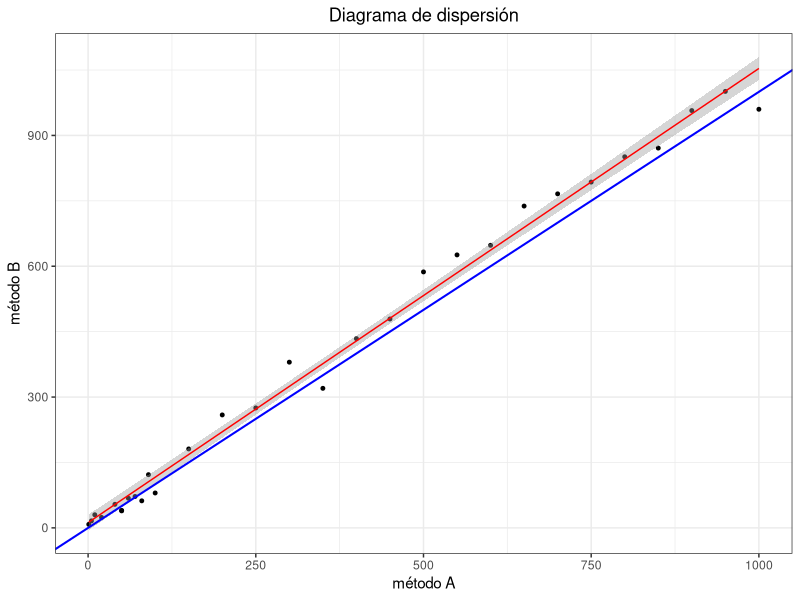
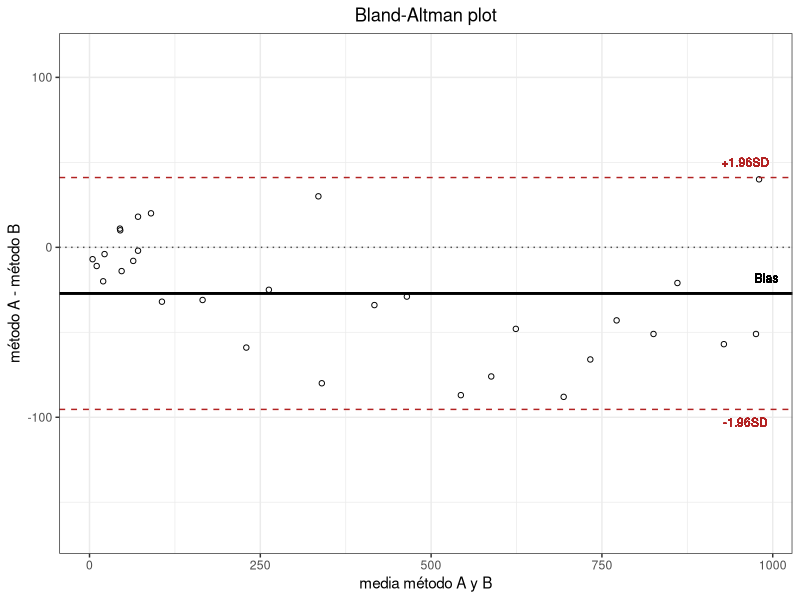
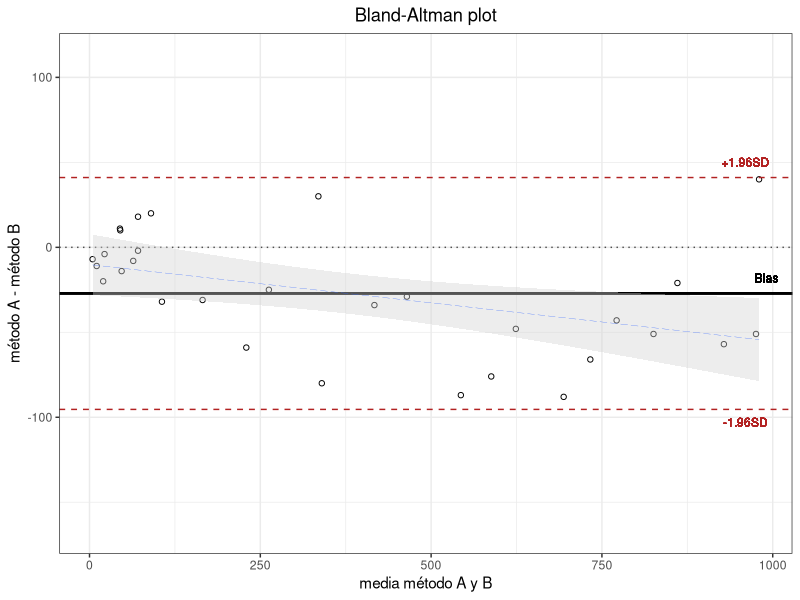
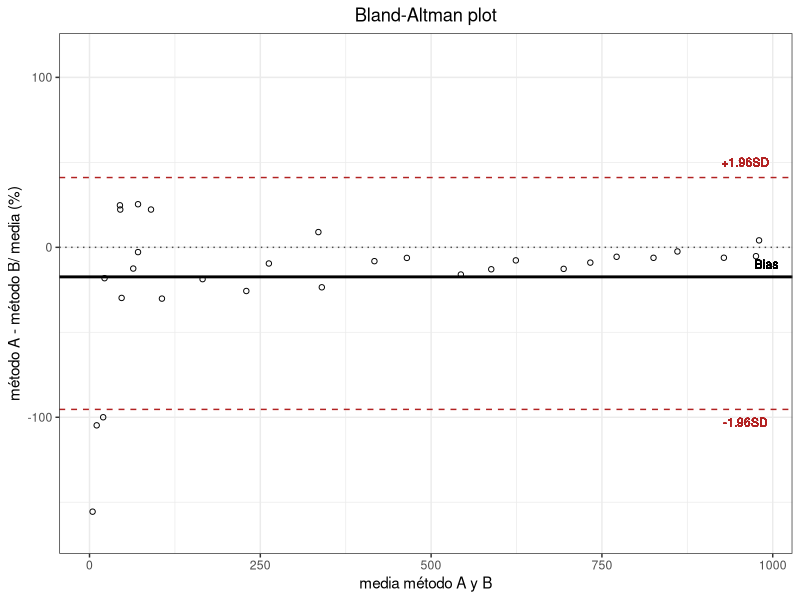

These charts were generated, in order, by the following R code:
## ---- chunk 1
knitr::opts_chunk$set(echo = TRUE)
## ---- chunk 2
## Creamos el archivo de los outputs
sink(file = "OUTPUTS.txt")

# Creamos una base dedatos hipotetica, tomando como ejemplo la base de la fuente dada:

## Creamos dos vectores con 30 datos cada uno
metodo_A <- c (1, 5, 10, 20, 50, 40, 50, 60, 70, 80, 90, 100, 150, 200, 250, 
               300, 350, 400, 450, 500, 550, 600, 650, 700, 750, 800, 850, 900,
               950, 1000)

metodo_B <- c (8, 16, 30, 24, 39, 54, 40, 68, 72, 62, 122, 80, 181, 259, 275, 
               380, 320, 434, 479, 587, 626, 648, 738, 766, 793, 851, 871, 957, 
               1001, 960)

## Creamos un vector de la difernccia de las obseraciones
diferencia <- metodo_A - metodo_B

## Creamos un vector de la media de las obseraciones
media <- (metodo_A + metodo_B) / 2

## Creamos un vector de la proporcion en porcentaje de las obseraciones
porcentaje <- ((diferencia / media) * 100)

## Creamos un data.frame con los vectores anteriores
datos <- data.frame(metodo_A, metodo_B, diferencia, media, porcentaje)

## Creamos unos estadisticos de la base de datos
summary(datos)
## ---- chunk 3
#Como primer paso, inspeccionamos nuestros datos mediante la representación de un diagrama de dispersión:
library(ggplot2)

# Diagrama de dispersión con bisectriz y modelo lineal de los datos

png(filename = "DiagramaDeDispercion.png")

diagdis <- ggplot(data = datos, mapping = aes(x = metodo_A, y = metodo_B)) +
  geom_point(color = "black", size = 1) +
  labs(title = "Diagrama de dispersión", x = "método A", y = "método B") +
  geom_smooth(method = "lm", se = TRUE, color = "red", lwd = 0.5) +
  geom_abline(intercept = 0, slope = 1, lwd = 0.7, col = "blue") +
  theme(axis.line = element_line(colour = "black"), 
        panel.grid.major = element_blank(), 
        panel.grid.minor = element_blank(), 
        panel.border = element_blank(), 
        panel.background = element_blank()) +
  theme_bw() + theme(plot.title = element_text(hjust = 0.5)) 

diagdis

dev.off()


# Coeficiente de correlación 
cor.test(datos$metodo_A, datos$metodo_B, method = "pearson")

#El coeficiente de correlación de Pearson muestra una fuerte asociación positiva entre los valores obtenidos por el método A y B (r = 0.996, 95% CI = 0.991-0.998, p-value < 0.001). Sin embargo, una alta correlación no es necesariamente sinónimo de concordancia entre métodos, puesto que evalúa la relación y no la diferencia.


# Modelo lineal de los datos
modelo_lineal <- lm(formula = metodo_B ~ metodo_A, data = datos)
summary(modelo_lineal)


# Intervalos de confianza (CI) de los parámetros del modelo lineal
confint(modelo_lineal, level = 0.95)

# la recta de regresión y=1.04x+12.02 tiene una pendiente de 1.04, lo cual podría evaluarse como una buena concordancia entre métodos. En este caso la pendiente indica que el método B sobreestima al A. Además, los datos muestran una dispersión muy cercana a la bisectriz (pero no sobre ella), lo cual también sugiere la existencia de un pequeño nivel de discrepancia entre los métodos.


## ---- chunk 4
# Obtención del gráfico Bland-Altman.
"Para obtener el dato, podemos hacerlo de dos maneras:
1. Manual
2. Automatico"

## Metodo Manual
png(filename = "BA_plot.png")

BA_plot <- ggplot(data = datos, aes(x = media, y = diferencia)) +
  geom_point(pch = 1, size = 1.5, col = "black") +
  labs(title = "Bland-Altman plot", x = "media método A y B",
       y = "método A - método B") +
  ylim(mean(datos$diferencia) - 4 * sd(datos$diferencia),
       mean(datos$diferencia) + 4 * sd(diferencia)) +
  # Línea de bias
  geom_hline(yintercept = mean(datos$diferencia), lwd = 1) +
  # Línea en y=0
  geom_hline(yintercept = 0, lty = 3, col = "grey30") +
  # Limites de "Agreement"
  geom_hline(yintercept = mean(datos$diferencia) +
               1.96 * sd(datos$diferencia), 
               lty = 2, col = "firebrick") +
  geom_hline(yintercept = mean(datos$diferencia) -
               1.96 * sd(datos$diferencia), 
             lty = 2, col = "firebrick") +
  theme(panel.grid.major = element_blank(), 
        panel.grid.minor = element_blank()) +
  geom_text(label = "Bias", x = 991, y = -18, size = 3, 
            colour = "black") +
  geom_text(label = "+1.96SD", x = 960, y = 50, size = 3, 
            colour = "firebrick") +
  geom_text(label = "-1.96SD", x = 960, y = -103, size = 3, 
            colour = "firebrick") +
  theme_bw() + theme(plot.title = element_text(hjust = 0.5))

BA_plot

dev.off()

# Explicación del Resultado:

"En este ejemplo, el bias entre métodos es de -27.17 unidades, lo que significa que en promedio el método B mide 27.17 unidades más que el método A (24/30 = 80% de los datos se sitúan por debajo de 0). Además, este sesgo negativo parece deberse a medidas por encima de las 200 unidades, puesto que, para unidades medias menores a 200, los datos parecen encontrarse más próximos entre sí y más próximos a una diferencia media de cero."



png(filename = "BA_plot2.png")

BA_plot +
geom_smooth(method = "lm", se = TRUE, fill = "lightgrey", lwd = 0.1, lty = 5)

dev.off()

#La línea de regresión calculada para las diferencias denota un bias sistemático proporcional (no constante), con una tendencia negativa de las diferencias conforme aumenta la magnitud de la variable medida.


# En este caso podemos calcular el % de error (proporción entre la magnitud y el error de la medida):

sd <- sd(datos$diferencia)
bias <- mean(datos$diferencia)
LoA_superior <- bias + 1.96 * sd
LoA_inferior <- bias - 1.96 * sd

# Porcentaje de error tomando como referencia el método A

error <- (LoA_superior - LoA_inferior)/mean(metodo_A) * 100
print(error)
## ---- chunk 5
#También sería útil en este caso representar un gráfico utilizando el porcentaje de las diferencias:

png(filename = "PorcentajeDiferencia.png")

ggplot(data = datos, aes(x = media, y = porcentaje)) +
  geom_point(pch = 1, size = 1.5, col = "black") +
  labs(title = "Bland-Altman plot", x = "media método A y B", 
       y = "método A - método B/ media (%)") +
  ylim(mean(datos$diferencia) - 4 * sd(datos$diferencia), 
       mean(datos$diferencia) + 4 * sd(diferencia)) +
  # Línea de bias
  geom_hline(yintercept = mean(datos$porcentaje), lwd = 1) +
  # Línea en y=0
  geom_hline(yintercept = 0, lty = 3, col = "grey30") +
  # Limites de "Agreement"
  geom_hline(yintercept = mean(datos$diferencia) + 1.96 * sd(datos$diferencia), 
             lty = 2, col = "firebrick") +
  geom_hline(yintercept = mean(datos$diferencia) - 1.96 * sd(datos$diferencia), 
             lty = 2, col = "firebrick") +
  theme(panel.grid.major = element_blank(), 
        panel.grid.minor = element_blank()) +
  geom_text(label = "Bias", x = 991, y = -10, size = 3, 
            colour = "black") +
  geom_text(label = "+1.96SD", x = 960, y = 50, size = 3, 
            colour = "firebrick") +
  geom_text(label = "-1.96SD", x = 960, y = -103, size = 3, 
            colour = "firebrick") +
  theme_bw() + theme(plot.title = element_text(hjust = 0.5))

dev.off()

#  El bias es de un -17.4%, casi constante para todo el rango de la variable, con la excepción de valores menores a 100 unidades. Los limites de "agreement" se sitúan del 41.05% al -95.39%.
mean(datos$porcentaje)

# Guardamos los OUTPUTS:
sink()
